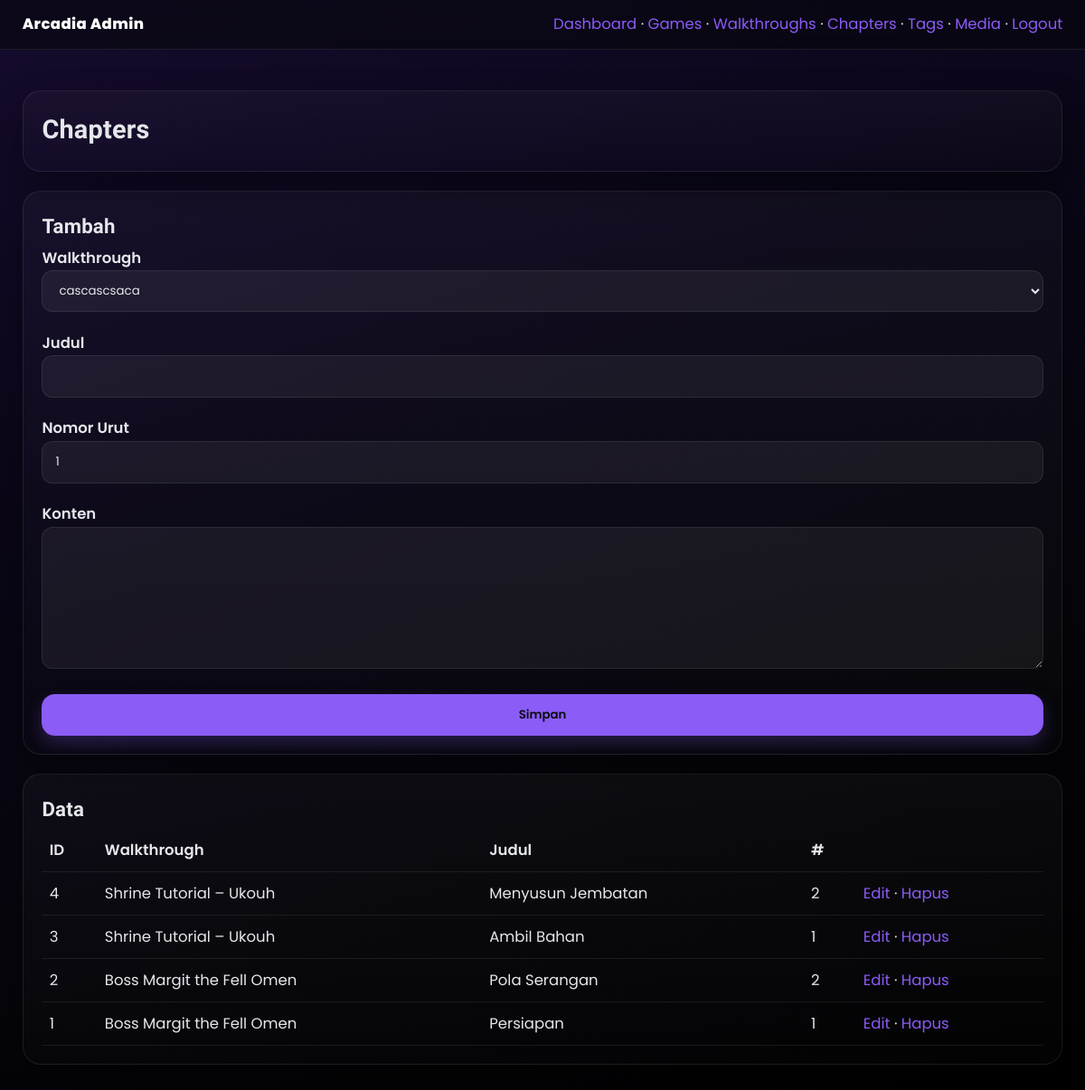
Screenshot of /public/admin/chapters.php (signed in) with the database file from the repository.
### tables this page shows
CREATE TABLE `chapters` (
  `id` int(11) NOT NULL,
  `walk_id` int(11) NOT NULL,
  `title` varchar(150) NOT NULL,
  `content` text DEFAULT NULL,
  `order_number` int(11) DEFAULT 1
);

CREATE TABLE `walkthroughs` (
  `id` int(11) NOT NULL,
  `game_id` int(11) NOT NULL,
  `title` varchar(150) NOT NULL,
  `overview` text DEFAULT NULL,
  `difficulty` enum('Easy','Medium','Hard') DEFAULT 'Medium'
);

### lib/db.php (called while the page is built, shortened)
<?php
function db_all($mysqli, $sql, $params = [], $types = '')
{
  $stmt = $mysqli->prepare($sql);
  $stmt->execute();
  $res = $stmt->get_result();
  $rows = $res ? $res->fetch_all(MYSQLI_ASSOC) : [];
  return $rows;
}
?>

### lib/helpers.php (called while the page is built, shortened)
<?php
function e($s)
{
  return htmlspecialchars((string) $s, ENT_QUOTES, 'UTF-8');
}
?>

### public/admin/chapters.php (the view, shortened to what this page needs)
<?php
require_once __DIR__ . '/_header.php';
require_once __DIR__ . '/../../lib/db.php';
$action = $_GET['action'] ?? 'list';
$walks = db_all($mysqli, "SELECT id,title FROM walkthroughs ORDER BY id DESC");
echo '<div class="card"><h1>Chapters</h1>';
echo '</div>';
if ($action === 'edit') {
  $id = (int) ($_GET['id'] ?? 0);
  $c = db_one($mysqli, "SELECT * FROM chapters WHERE id=?", [$id], 'i');
  if (!$c) {
    echo '<div class="card">Data tidak ditemukan</div>';
    require __DIR__ . '/_footer.php';
    exit;
  }
  echo '<div class="card"><h2>Edit</h2><form method="post" class="grid">';
  csrf_field();
  echo '<input type="hidden" name="id" value="' . $c['id'] . '"/>';
  echo '<label>Walkthrough<select name="walk_id">';
  foreach ($walks as $w) {
    $sel = $w['id'] == $c['walk_id'] ? 'selected' : '';
    echo '<option value="' . $w['id'] . '" ' . $sel . '>' . e($w['title']) . '</option>';
  }
  echo '</select></label>';
  echo '<label>Judul<input class="input" name="title" value="' . e($c['title']) . '"></label>';
  echo '<label>Nomor Urut<input class="input" type="number" name="order_number" value="' . e($c['order_number']) . '"></label>';
  echo '<label>Konten<textarea name="content" rows="6">' . e($c['content']) . '</textarea></label>';
  echo '<button class="btn">Simpan</button> <a class="btn gray" href="chapters.php">Batal</a>';
  echo '<input type="hidden" name="action" value="update"></form></div>';
} else {
  echo '<div class="card"><h2>Tambah</h2><form method="post" action="chapters.php?action=create" class="grid">';
  echo '<label>Walkthrough<select name="walk_id">';
  foreach ($walks as $w) {
    echo '<option value="' . $w['id'] . '">' . e($w['title']) . '</option>';
  }
  echo '</select></label>';
  echo '<label>Judul<input class="input" name="title"></label>';
  echo '<label>Nomor Urut<input class="input" type="number" name="order_number" value="1"></label>';
  echo '<label>Konten<textarea name="content" rows="6"></textarea></label>';
  echo '<button class="btn">Simpan</button>';
  echo '</form></div>';
}
$rows = db_all($mysqli, "SELECT c.id,c.title,c.order_number,w.title AS walk FROM chapters c JOIN walkthroughs w ON w.id=c.walk_id ORDER BY c.id DESC");
echo '<div class="card"><h2>Data</h2><table class="table"><tr><th>ID</th><th>Walkthrough</th><th>Judul</th><th>#</th><th></th></tr>';
foreach ($rows as $r) {
  echo '<tr><td>' . $r['id'] . '</td><td>' . e($r['walk']) . '</td><td>' . e($r['title']) . '</td><td>' . e($r['order_number']) . '</td>';
  echo '<td><a href="chapters.php?action=edit&id=' . $r['id'] . '">Edit</a> · <a href="chapters.php?action=delete&id=' . $r['id'] . '" onclick="return confirm(\'Hapus?\')">Hapus</a></td></tr>';
}
echo '</table></div>';
require_once __DIR__ . '/_footer.php';
?>

### public/admin/_header.php (shortened to what this page needs)
<?php
require_once __DIR__ . '/../../lib/helpers.php';
?>
<!doctype html>
<html lang="id">
<head>
  <link rel="stylesheet" href="/arcadia/assets/styles.css" />
</head>
<body>
  <header class="nav">
    <div class="nav-inner">
      <div class="brand">Arcadia Admin</div>
      <nav>
        <a href="/arcadia/public/admin/">Dashboard</a> ·
        <a href="/arcadia/public/admin/games.php">Games</a> ·
        <a href="/arcadia/public/admin/walkthroughs.php">Walkthroughs</a> ·
        <a href="/arcadia/public/admin/chapters.php">Chapters</a> ·
        <a href="/arcadia/public/admin/tags.php">Tags</a> ·
        <a href="/arcadia/public/admin/mediafiles.php">Media</a> ·
        <a href="/arcadia/public/logout.php">Logout</a>
      </nav>
    </div>
  </header>
  <div class="container">

### public/admin/_footer.php
</div></body></html>

### assets/styles.css (style rules this page uses)
:root { --font-body: 'Poppins', system-ui, -apple-system, 'Segoe UI', Roboto, Ubuntu, 'Helvetica Neue', Arial, 'Noto Sans', sans-serif; --font-heading: 'Rajdhani', system-ui, -apple-system, 'Segoe UI', Roboto, Ubuntu, 'Helvetica Neue', Arial, 'Noto Sans', sans-serif; }
.nav-inner { max-width: 1080px; margin: 0 auto; display: flex; align-items: center; gap: .75rem; justify-content: space-between; padding: .75rem 1rem; }
.brand { display: flex; align-items: center; gap: .55rem; font-weight: 800; color: #fff; letter-spacing: .3px }
:root { --bg1: #0b0b10; --bg2: #160b2e; --card: #0f1020; --text: #e5e7eb; --muted: #9ca3af; --primary: #8b5cf6; --accent: #a78bfa; --ring: rgba(139, 92, 246, .25); --border: rgba(255, 255, 255, .08); --container: 1320px; --gutter: 1.5rem; }
* { box-sizing: border-box }
html, body { height: 100% }
body { margin: 0; font-family: Inter, system-ui, -apple-system, Segoe UI, Roboto, Ubuntu, "Helvetica Neue", Arial, "Noto Sans", sans-serif; color: var(--text); background: linear-gradient(160deg, var(--bg2) 0%, #0a0617 35%, #050509 70%, #000 100%); background-attachment: fixed; }
.container { max-width: 1080px; margin: 0 auto; padding: 1.25rem }
.card { background: linear-gradient(180deg, rgba(255, 255, 255, .03), rgba(255, 255, 255, .01)); border: 1px solid var(--border); border-radius: 18px; box-shadow: 0 20px 40px rgba(0, 0, 0, .35); padding: 1rem; margin: 1rem 0 }
h1, h2, h3 { margin: .25rem 0 .5rem }
h1 { font-size: 1.75rem; letter-spacing: .2px }
h2 { font-size: 1.35rem }
a { color: var(--primary); text-decoration: none }
.btn { display: inline-block; background: var(--primary); color: #0b0b10; padding: .65rem 1.05rem; border-radius: .9rem; border: 1px solid transparent; cursor: pointer; font-weight: 600; box-shadow: 0 8px 18px rgba(139, 92, 246, .25); }
.input, select, textarea { width: 100%; padding: .7rem .85rem; background: rgba(255, 255, 255, .06); color: var(--text); border: 1px solid var(--border); border-radius: .75rem; outline: none }
.input::placeholder { color: #a1a1aa }
.grid { display: grid; gap: 1rem }
header.nav { position: sticky; top: 0; z-index: 10; background: rgba(8, 8, 14, .6); border-bottom: 1px solid var(--border); backdrop-filter: blur(10px); }
.nav-inner { max-width: 1080px; margin: 0 auto; display: flex; align-items: center; justify-content: space-between; padding: .8rem 1.1rem }
.brand { font-weight: 800; color: #fff; letter-spacing: .4px }
.table { width: 100%; border-collapse: collapse }
.table th, .table td { border-bottom: 1px solid var(--border); padding: .6rem .5rem; text-align: left }
:root { --container: 1320px; --gutter: 1.5rem; }
html { font-size: 16.5px; }
body { line-height: 1.6; }
.nav-inner { max-width: var(--container) !important; padding: .8rem var(--gutter) !important; }
.container { max-width: var(--container) !important; padding: var(--gutter) !important; }
.card { padding: 1.25rem !important; margin: 1.25rem 0 !important; border-radius: 20px !important; }
.grid { gap: 1.25rem !important; }
body, input, button, select, textarea, a, p, li, td, .small { font-family: var(--font-body) !important; font-weight: 400; line-height: 1.65; -webkit-font-smoothing: antialiased; -moz-osx-font-smoothing: grayscale; }
.nav-link, .nav-cta, .btn, label, th { font-family: var(--font-body) !important; font-weight: 600 !important; }
h1, h2, h3 { font-family: var(--font-heading) !important; font-weight: 700 !important; letter-spacing: .2px; line-height: 1.2; }
::placeholder { font-family: var(--font-body); }
.table, .badge, .kbd, code, pre { font-feature-settings: "lnum" 1, "tnum" 1; }
:root { --nav-height: 64px; }
html { scroll-behavior: smooth; }

### rows the page displays
chapters: id "4", walk.title "Shrine Tutorial – Ukouh", title "Menyusun Jembatan", order_number "2"
chapters: id "3", walk.title "Shrine Tutorial – Ukouh", title "Ambil Bahan", order_number "1"
chapters: id "2", walk.title "Boss Margit the Fell Omen", title "Pola Serangan", order_number "2"
chapters: id "1", walk.title "Boss Margit the Fell Omen", title "Persiapan", order_number "1"

### other values shown
form field walk_id "cascascsaca"
